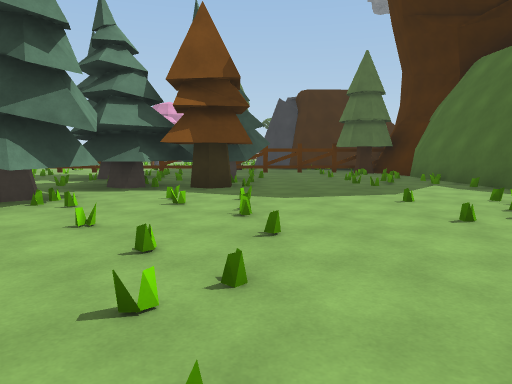
[1] (above)

24 first-person views from a walk through a scene from a Unity 3-D project. The camera is 1.4 m above the floor, tilts 6° down and sees 70° across. The floor is counted in squares, 2.39 m on a side. Each view is taken from the middle of a square. On the plan, view 1 faces up. The plan holds only what a view shows up to about 10 squares ahead; the rest is blank. The place goes on beyond the plan. The player is left out. Surface patterns are stand-ins for the level's own textures.

[2]
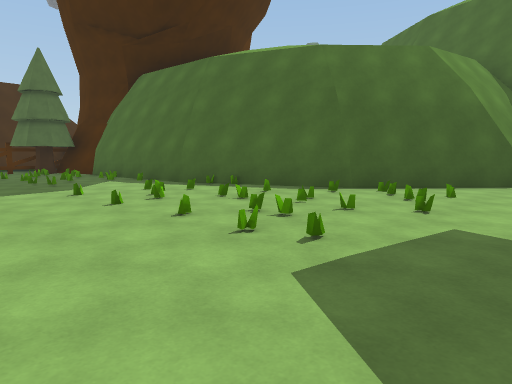

[3]
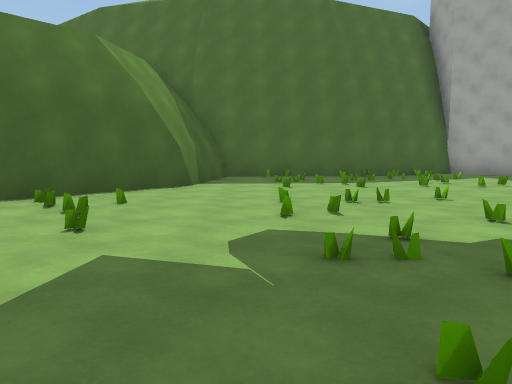

[4]
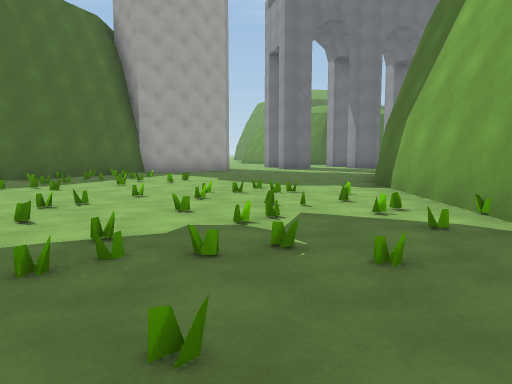

[5]
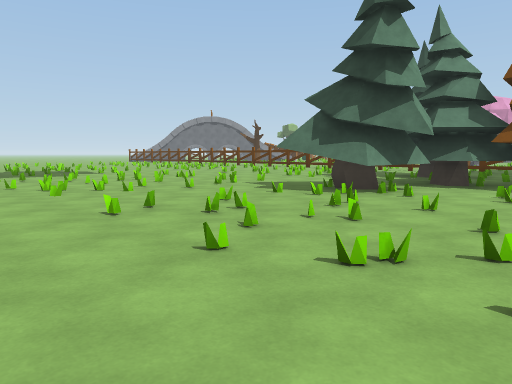

[6]
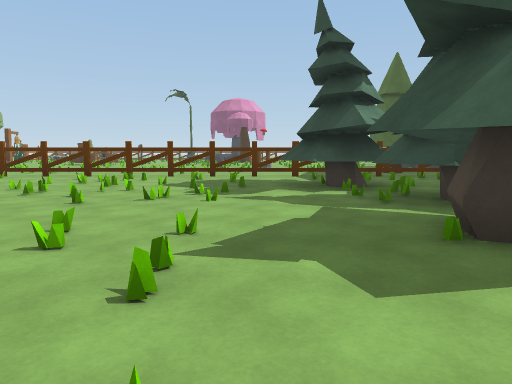

[7]
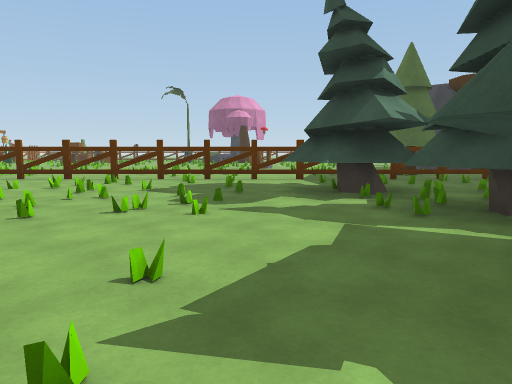

[8]
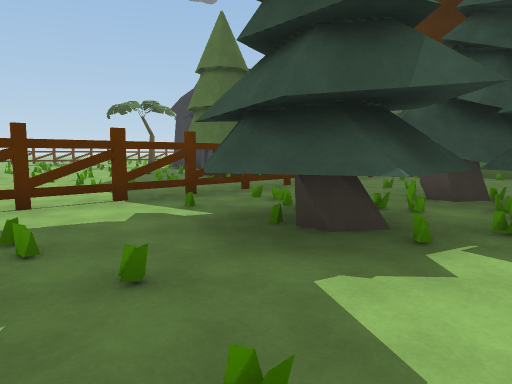

[9]
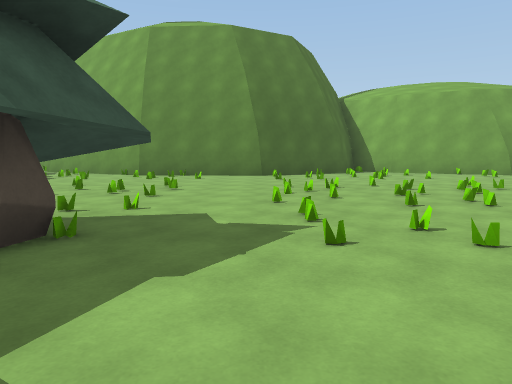

[10]
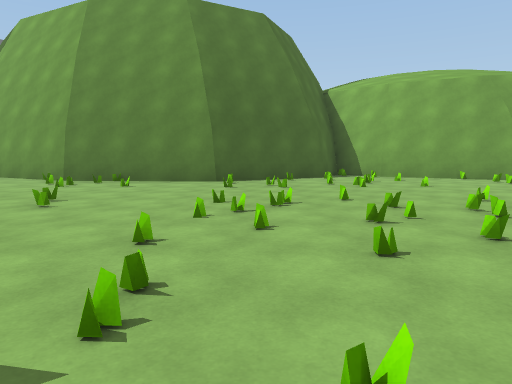

[11]
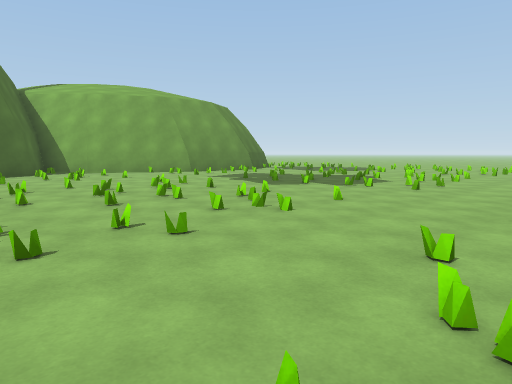

[12]
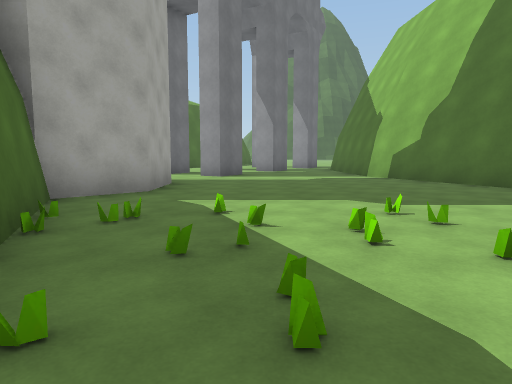

[13]
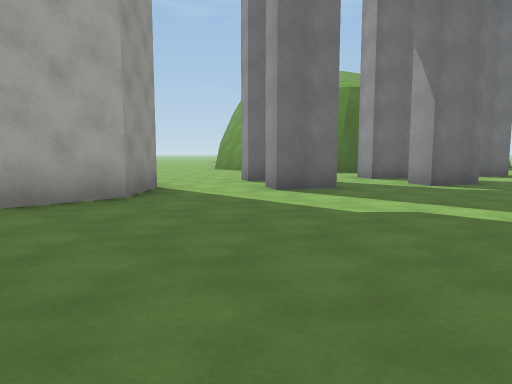

[14]
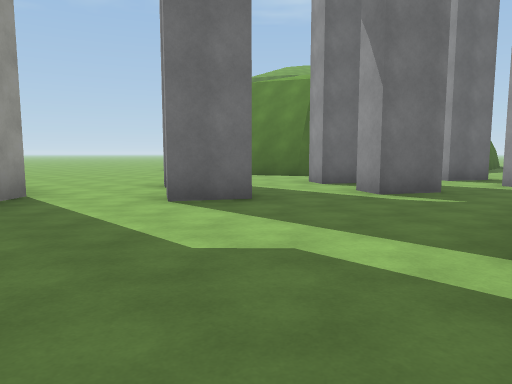

[15]
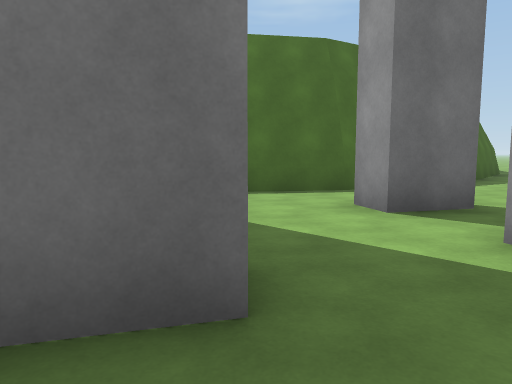

[16]
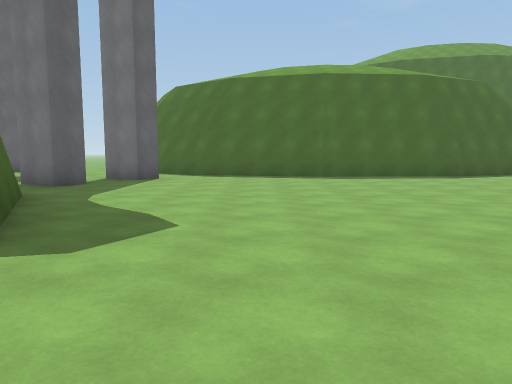

[17]
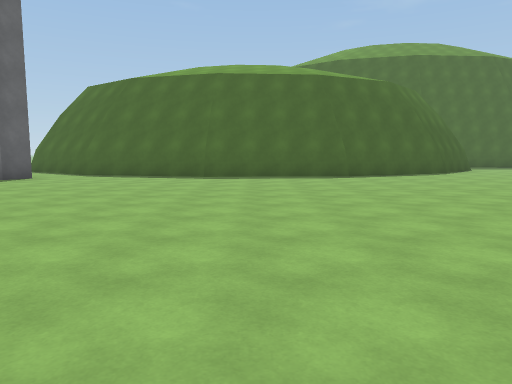

[18]
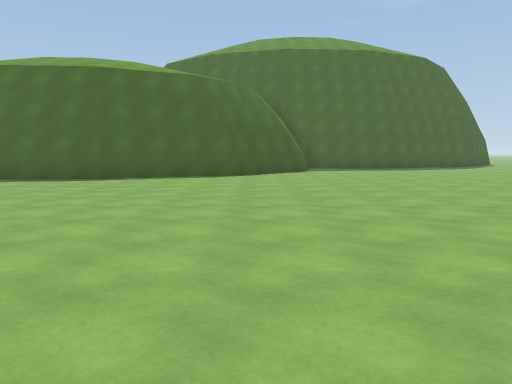

[19]
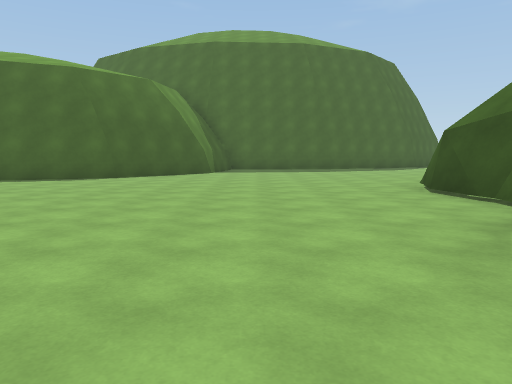

[20]
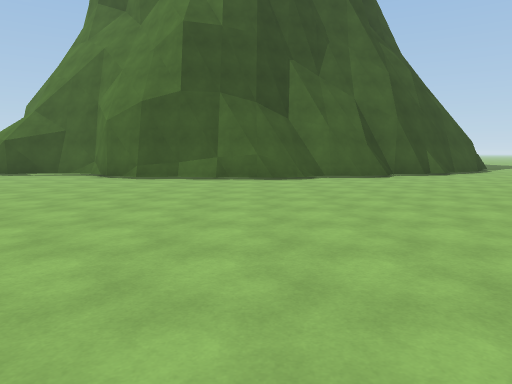

[21]
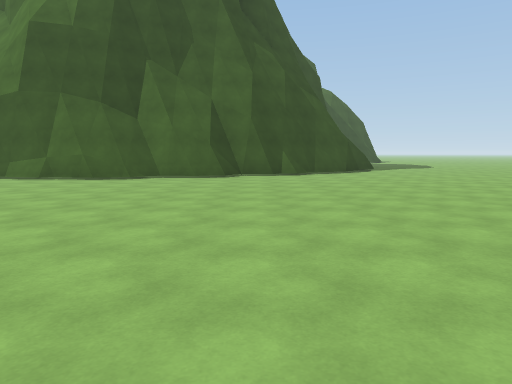

[22]
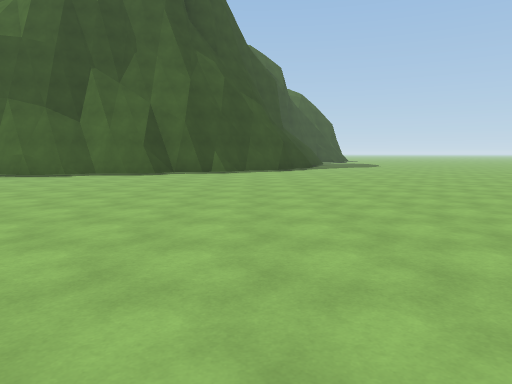

[23]
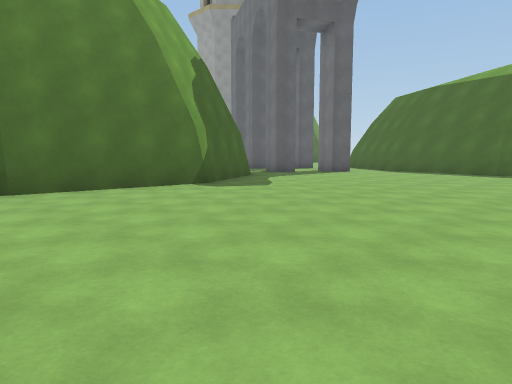

[24]
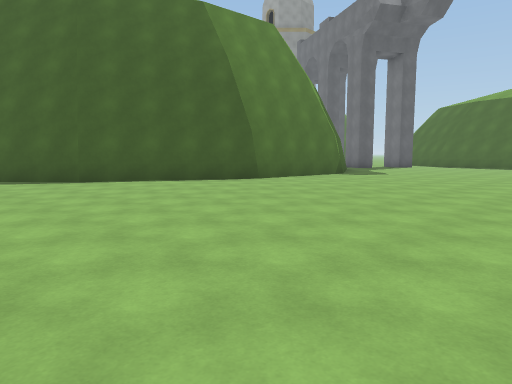

### Floor plan
Key: @ floor where view 1 was taken; # wall or solid block; . main floor; : floor 0.25 m higher than the main floor; / step, stairs or slope; = window, fence, low wall or low ledge; T pine tree; R tree; F fence; O other object.
Columns run from 10 left of view 1 to 15 right of it. Each row starts with its distance up from view 1.
 12 ............
 11 FFFFF.FFFFFO.R
 10 ......T......##
  9 ......TTTTT...#
  8  .....TTTTT...#
  7  ......TTT....##
  6 .......TTT.....#
  5 .......#T/.....#
  4 ././/.TTT//....#
  3 .//....//./....##
  2 ./.....///.....=##
  1 .//....////......##
  0 ./........@.......###
 -1 ....................##
 -2 .....................#
 -3 ...=#####............#
 -4 #####   ###.........=#
 -5             #......:.##
 -6             ##........#
 -7              #........#
 -8              ##......##
 -9               ##.....##
-10                #......#
-11                ##.........
-12                 #...#.....
-13                  .....#...
-14                  .#...  ..
-15                  .#.#..
-16      ##          ...#..#
-17     ..##      ##.#....##
-18     ...###   ##....#.#
-19     .....#####.......#
-20     ................##
-21     ................#
-22    .................#
-23    .................#
-24    .................#
-25    .... ............#
-26     ....   .........#
-27    ...... ..........#
-28    .................##
-29   ...................##
-30  .....................#
-31  ......................
-32 .......................
-33 .......................
-34 .......................
-35 ........#######........
-36 ......###     #####....

Where each view was taken, in squares from view 1:
view 1: 0 up, 0 right, facing up
view 2: 1 down, 0 right, facing up-right
view 3: 1 down, 1 right, facing right
view 4: 1 down, 1 right, facing down-right
view 5: 1 down, 0 right, facing up-left
view 6: 2 up, 5 left, facing up
view 7: 3 up, 5 left, facing up
view 8: 7 up, 6 left, facing up-right
view 9: 7 up, 5 left, facing down
view 10: 5 up, 6 left, facing down
view 11: 7 up, 5 left, facing down-left
view 12: 2 down, 9 right, facing down
view 13: 7 down, 6 right, facing down-right
view 14: 9 down, 6 right, facing down-right
view 15: 14 down, 7 right, facing down-right
view 16: 21 down, 0 right, facing right
view 17: 24 down, 0 right, facing right
view 18: 30 down, 1 right, facing right
view 19: 33 down, 2 right, facing right
view 20: 26 down, 1 right, facing down
view 21: 26 down, 3 left, facing down
view 22: 25 down, 5 left, facing down
view 23: 25 down, 2 left, facing up-right
view 24: 25 down, 7 left, facing up-right
